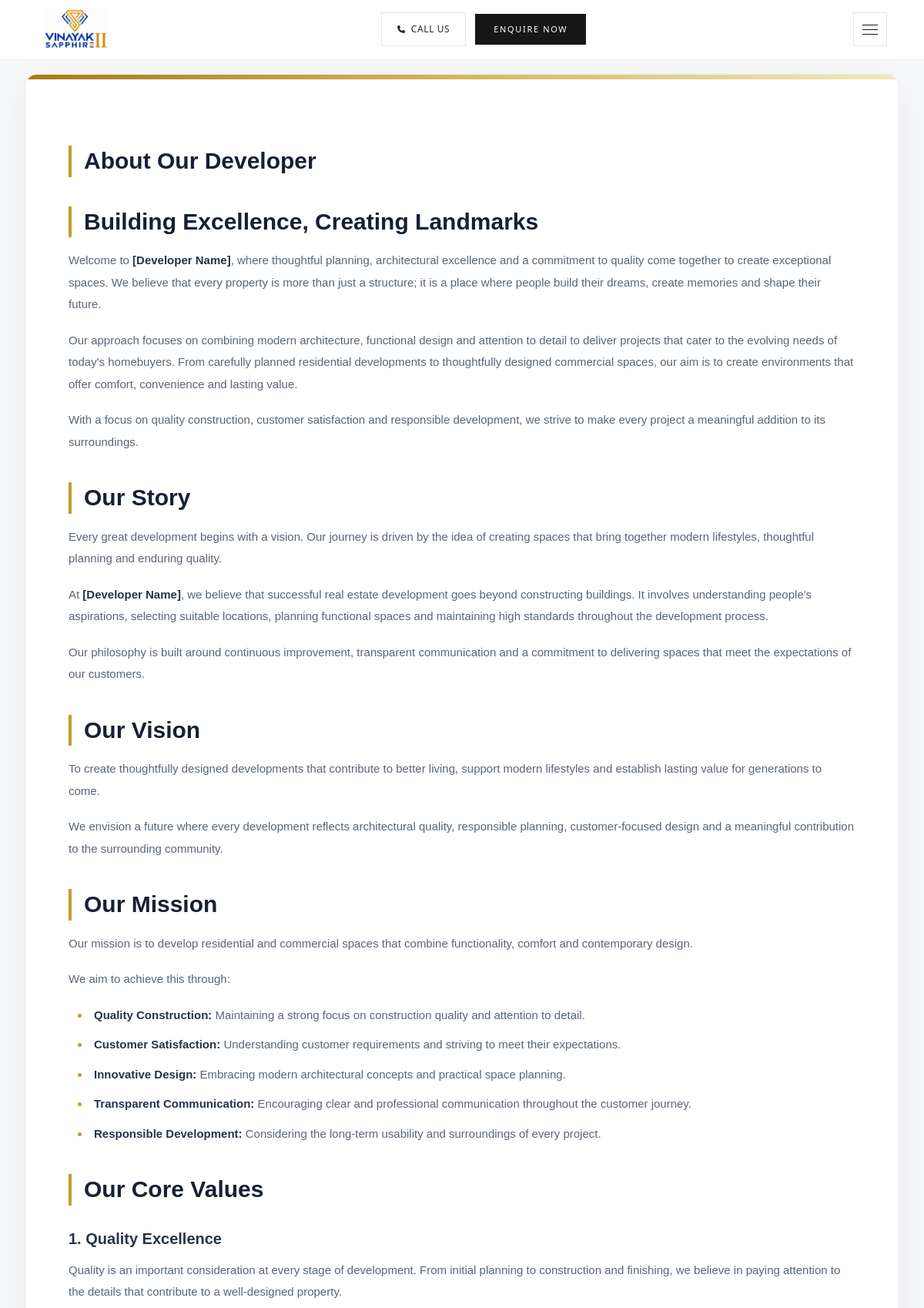
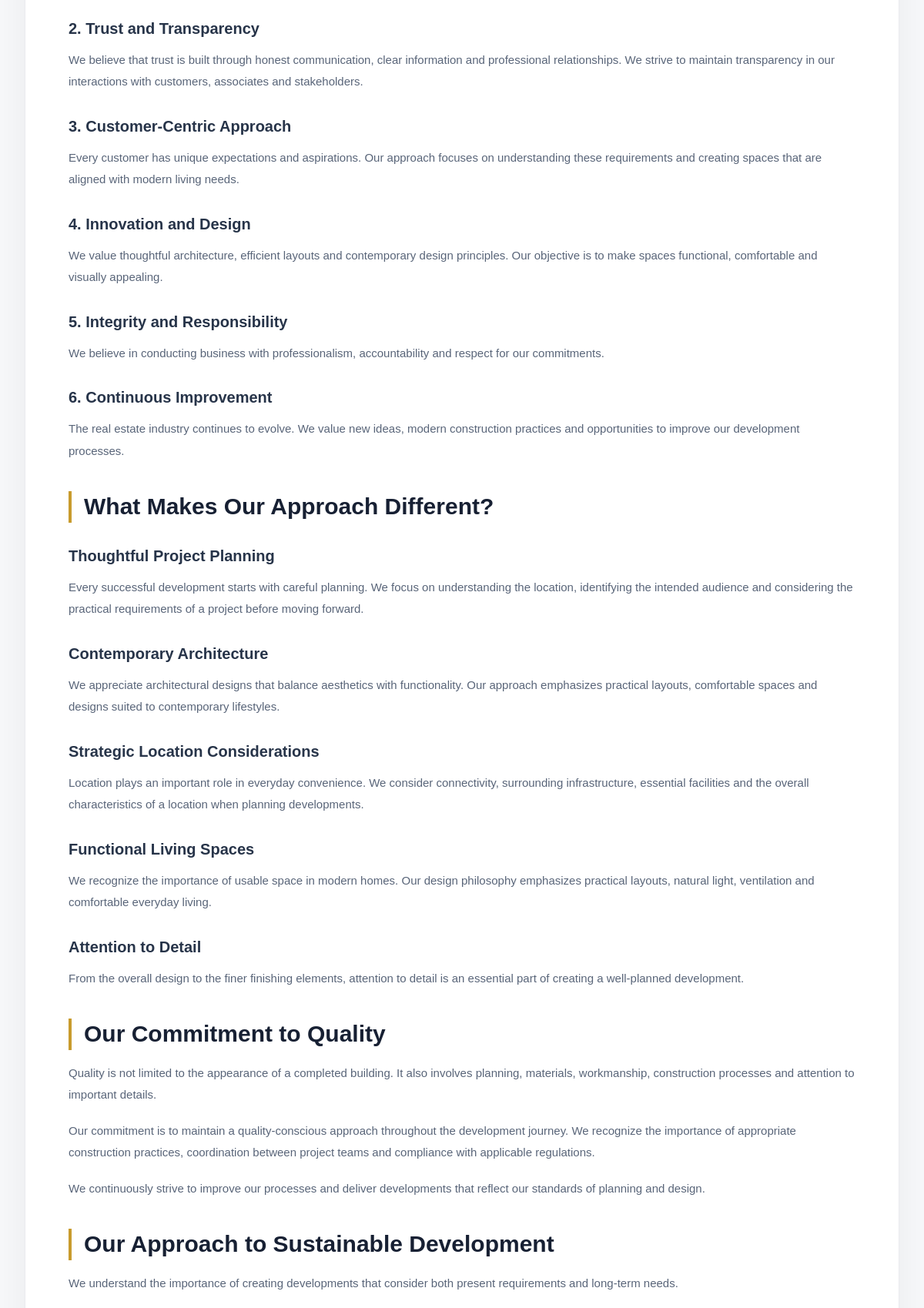
/developer/ (upper part), run on the app's committed database (2 pictures, top to bottom).
### apps/core/models/website.py (models this page shows, shortened)
class BaseModel(models.Model):
    id = models.UUIDField(
        primary_key=True,
        default=uuid.uuid4,
        editable=False,
    )
    is_active = models.BooleanField(default=True)
    created_at = models.DateTimeField(auto_now_add=True)
    updated_at = models.DateTimeField(auto_now=True)
    created_by = models.ForeignKey(
        settings.AUTH_USER_MODEL,
        on_delete=models.SET_NULL,
        null=True,
        blank=True,
        editable=False,
        related_name="%(app_label)s_%(class)s_created",
    )
    updated_by = models.ForeignKey(
        settings.AUTH_USER_MODEL,
        on_delete=models.SET_NULL,
        null=True,
        blank=True,
        editable=False,
        related_name="%(app_label)s_%(class)s_updated",
    )
    class Meta:
        abstract = True

class Setting(BaseModel):
    STATUS = (
        ("True", "True"),
        ("False", "False"),
    )
    site_name = models.CharField(max_length=150, blank=True, null=True)
    logo = models.ImageField(upload_to="settings/", blank=True, null=True)
    favicon = models.ImageField(upload_to="settings/", blank=True, null=True)
    offer_img = models.ImageField(upload_to="settings/", blank=True, null=True)
    offer_img2 = models.ImageField(upload_to="settings/", blank=True, null=True)
    search_bg = models.ImageField(upload_to="settings/", blank=True, null=True)
    Virtual_bg = models.ImageField(upload_to="settings/", blank=True, null=True)
    header_footer_color = models.CharField(max_length=150, blank=True, null=True)
    text_color = models.CharField(max_length=150, blank=True, null=True)
    button_color = models.CharField(max_length=150, blank=True, null=True)
    rera_color = models.CharField(max_length=150, blank=True, null=True)
    rera_number = models.CharField(max_length=150, blank=True, null=True)
    current_project_rera = models.CharField(max_length=150, blank=True, null=True)
    virtual_360_url = models.TextField(blank=True, null=True, )
    virtual_360_title = models.CharField(max_length=200, blank=True, null=True, default="360° Airspace Panorama",help_text="Heading/Title for 360 Section")
    googletagmanager = models.CharField(max_length=150, blank=True, null=True)
    recaptcha_secret_key = models.CharField(max_length=150, blank=True, null=True)
    recaptcha_site_key = models.CharField(max_length=150, blank=True, null=True)
    footer_link_text = models.CharField(max_length=150, blank=True, null=True)
    google_label = models.CharField(max_length=150, blank=True, null=True)
    google_map = models.CharField(max_length=1000, blank=True, null=True)
    address = models.CharField(max_length=500, blank=True, null=True)
    phone = models.CharField(max_length=15, blank=True, null=True)
    whatsapp = models.CharField(max_length=15, blank=True, null=True)
    linkexplore = models.CharField(max_length=150, blank=True, null=True)
    email = models.EmailField(max_length=100, blank=True, null=True)
    smtpserver = models.CharField(max_length=100, blank=True, null=True)
    smtpemail = models.EmailField(max_length=100, blank=True, null=True)
    smtppassword = models.CharField(max_length=100, blank=True, null=True)
    smtpport = models.CharField(max_length=10, blank=True, null=True)
    working_days = models.CharField(max_length=100, blank=True, null=True, help_text="Example: Mon - Sun")
    working_hours = models.CharField(max_length=100, blank=True, null=True, help_text="Example: 10:00 AM - 6:00 PM")
    meta_title = models.CharField(max_length=200, blank=True, null=True)
    meta_description = models.TextField(blank=True, null=True)
    meta_keywords = models.TextField(blank=True, null=True)
    footer_text = models.CharField(max_length=250, blank=True, null=True)
    copy_right = models.CharField(max_length=100, blank=True, null=True)
    privacy_policy_title = models.CharField(max_length=200, blank=True, null=True)
    privacy_policy_content = CKEditor5Field(blank=True, null=True)
    disclaimer_title = models.CharField(max_length=200, blank=True, null=True)
    disclaimer_content = CKEditor5Field(blank=True, null=True)
    terms_conditions = CKEditor5Field(blank=True, null=True)
    disclaimer = CKEditor5Field(blank=True, null=True)
    cookies = CKEditor5Field(blank=True, null=True)
    facebook = models.CharField(max_length=255, blank=True, null=True)
    instagram = models.CharField(max_length=255, blank=True, null=True)
    twitter = models.CharField(max_length=255, blank=True, null=True)
    youtube = models.CharField(max_length=255, blank=True, null=True)
    status = models.CharField(max_length=10, choices=STATUS, default="True", blank=True, null=True)
    class Meta:
        verbose_name = "Website Setting"
        verbose_name_plural = "0. Website Settings"
    def logo_tag(self):
        if self.logo:
            return mark_safe(f'<img src="{self.logo.url}" width="100" style="object-fit:contain;border-radius:6px;">')
        return "No Logo"
    logo_tag.short_description = "Logo"

### apps/properties/models.py (models this page shows, shortened)
class Project(MPTTModel, BaseModel):
    CALLING_STATUS_CHOICES = [
        ("New", "New"),
        ("Meeting", "Meeting"),
        ("FollowUp", "Follow Up"),
        ("Meeting_FollowUp", "Meeting-Follow Up"),
        ("Not Received", "Not Received"),
        ("Not Interested", "Not Interested"),
        ("Deal Done", "Deal Done"),
    ]
    BHK_CHOICES = (
        ('1 BHK', '1 BHK'), ('2 BHK', '2 BHK'), ('3 BHK', '3 BHK'), ('4 BHK', '4 BHK'),('5 BHK', '5 BHK'),
        ('6 BHK', '6 BHK'), ('7 BHK', '7 BHK'), ('8 BHK', '8 BHK'), ('9 BHK', '9 BHK'),
        ('10 BHK', '10 BHK'), ('10+ BHK', '10+ BHK'), ('Shop', 'Shop'),
    )
    CONSTRUCTION_STATUS_CHOICES = (
        ('Under Construction', 'Under Construction'), ('New Launch', 'New Launch'),
        ('Partially Ready To Move', 'Partially Ready To Move'), ('Ready To Move', 'Ready To Move'),
        ('Deleverd', 'Deleverd'),
    )
    MONTH_CHOICES = [
        ('January', 'January'), ('February', 'February'), ('March', 'March'), ('April', 'April'),
        ('May', 'May'), ('June', 'June'), ('July', 'July'), ('August', 'August'),
        ('September', 'September'), ('October', 'October'), ('November', 'November'), ('December', 'December'),
    ]
    OCCUPANCY_CERTIFICATE_CHOICES = (('Yes', 'Yes'),('No', 'No'), )
    COMMENCEMENT_CERTIFICATE_CHOICES = (('Yes', 'Yes'),('No', 'No'),)
    calling_status = models.CharField(
        max_length=25,
        choices=CALLING_STATUS_CHOICES,
        default="New",
        null=True,
        blank=True,
    )
    occupancy_certificate = models.CharField(max_length=25, choices=OCCUPANCY_CERTIFICATE_CHOICES,null=True, blank=True)
    commencement_certificate = models.CharField(max_length=25, choices=COMMENCEMENT_CERTIFICATE_CHOICES,null=True, blank=True)
    construction_status = models.CharField(max_length=25, choices=CONSTRUCTION_STATUS_CHOICES)
    property_type = models.ForeignKey(
        PropertyType,
        on_delete=models.PROTECT,
        related_name="projects",
    )
    parent = TreeForeignKey('self', blank=True, null=True, related_name='children', on_delete=models.CASCADE)
    project_name = models.CharField(max_length=250)
    developer = models.ForeignKey(
        Developer,
        on_delete=models.PROTECT,
        related_name="projects",
    )
    architect = models.ForeignKey(
        Architects,
        on_delete=models.PROTECT,
        related_name="projects",
        blank=True,
        null=True,
    )
    engineer = models.ForeignKey(
        Engineer,
        on_delete=models.PROTECT,
        related_name="projects",
        blank=True,
        null=True,
)
    city = models.ForeignKey(
        Location,
        on_delete=models.PROTECT,
        related_name="project_city",
        limit_choices_to={"location_type": LocationType.DISTRICT_CITY},
        null=True,
        blank=True,
    )
    locality = models.ForeignKey(
        Location,
        on_delete=models.PROTECT,
        related_name="projects_locality",
        limit_choices_to={"location_type": LocationType.LOCALITY_AREA},
        null=True,
        blank=True,
    )
    area = models.ForeignKey(
        Location,
        on_delete=models.PROTECT,
        related_name="projects_area",
        limit_choices_to={"location_type": LocationType.SUBLOCALITY_AREA},
        null=True,
        blank=True,
    )
    postal_code = models.ForeignKey(
        PostalCode,
        on_delete=models.PROTECT,
        related_name="projects",
        null=True,
        blank=True,
    )
    address = models.TextField(
        blank=True,
        null=True,
    )
    land_parcel = models.CharField(max_length=50,null=True, blank=True)
    bhk_type = MultiSelectField(choices=BHK_CHOICES, max_length=50,null=True, blank=True)
    floor = models.CharField(max_length=50,null=True, blank=True)
    possession_year = models.ForeignKey(PossessionIn, on_delete=models.PROTECT,null=True, blank=True)
    possession_month = models.CharField(max_length=20, choices=MONTH_CHOICES, blank=True, null=True, help_text="Select Possession Month")
    luxurious = models.CharField(max_length=50,null=True, blank=True)
    pricing = models.CharField(max_length=50,null=True, blank=True)
    youtube_embed_id = models.CharField(
        max_length=50,
        blank=True,
        null=True,
        verbose_name="YouTube Video ID"
    )
    featured_property = models.BooleanField(default=False)
    balcony = models.BooleanField(default=False)
    image = models.ImageField(
        upload_to="projects/",
        blank=True,
        null=True,
    )
    google_map_iframe = models.TextField(
        blank=True,
        null=True,
    )
    id = models.CharField(
        primary_key=True,
        max_length=20,
        editable=False,
    )
    slug = models.SlugField(unique=True, null=True, blank=True,max_length=555,)
    class Meta:
        ordering = ["-created_at"]
        verbose_name = "Project"
        verbose_name_plural = "4. Projects"
    def image_tag(self):
        if self.image:
            return mark_safe(
                f'<img src="{self.image.url}" height="60" />'
            )
        return "-"
    image_tag.short_description = "Image"
    class MPTTMeta:
        order_insertion_by = ['project_name']
    def get_absolute_url(self):
        return reverse("project_details", kwargs={'id': self.id, 'slug': self.slug})

class Developer(BaseModel):
    CALLING_STATUS_CHOICES = [
        ("New", "New"),
        ("Meeting", "Meeting"),
        ("FollowUp", "Follow Up"),
        ("Meeting_FollowUp", "Meeting-Follow Up"),
        ("Not Received", "Not Received"),
        ("Not Interested", "Not Interested"),
        ("Deal Done", "Deal Done"),
    ]
    title = models.CharField(max_length=150,unique=True,)
    city = models.ForeignKey(Location,on_delete=models.PROTECT,related_name="developers_city",limit_choices_to={"location_type": LocationType.DISTRICT_CITY},null=True,blank=True,)
    locality = models.ForeignKey(Location,on_delete=models.PROTECT,related_name="developer_locality",limit_choices_to={"location_type": LocationType.LOCALITY_AREA},null=True,blank=True,)
    area = models.ForeignKey(Location,on_delete=models.PROTECT,related_name="developer_area",limit_choices_to={"location_type": LocationType.SUBLOCALITY_AREA},null=True,blank=True,)
    postal_code = models.ForeignKey(PostalCode,on_delete=models.PROTECT,related_name="developers",null=True,blank=True,)
    address = models.TextField(blank=True,null=True,)
    contact_person = models.CharField(max_length=255,blank=True,null=True,)
    contact_no = models.CharField(max_length=20,blank=True,null=True,)
    email = models.EmailField(blank=True,null=True,)
    google_map = models.URLField(max_length=1000,blank=True,null=True,)
    web_site = models.URLField(max_length=300,blank=True,null=True,)
    keywords = models.CharField(max_length=255,blank=True,null=True,)
    about_developer = models.TextField(blank=True,null=True,)
    read_more = CKEditor5Field(blank=True, null=True)
    note = models.TextField(blank=True,null=True,)
    logo = models.ImageField(upload_to="developer/logo/",blank=True,null=True,)
    featured_builder = models.BooleanField(default=False)
    is_verified = models.BooleanField(default=False)
    is_featured = models.BooleanField(default=False)
    calling_status = models.CharField(max_length=25,choices=CALLING_STATUS_CHOICES,default="New",blank=True,null=True,)
    assigned_to = models.ForeignKey(settings.AUTH_USER_MODEL,on_delete=models.SET_NULL,related_name="developer_assigned",blank=True,null=True,)
    slug = models.SlugField(max_length=500,unique=True,blank=True,null=True,)
    id = models.CharField(primary_key=True,max_length=20,editable=False,)
    class Meta:
        ordering = ["-created_at"]
        verbose_name = "Developer"
        verbose_name_plural = "1. Developers"
    def __str__(self):
        return self.title
    def logo_preview(self):
        if self.logo:
            return mark_safe(
                f'<img src="{self.logo.url}" width="60" style="border-radius:6px;" />'
            )
        return "No Image"
    logo_preview.short_description = "Logo"

### apps/core/views.py (the view)
# urls.py: path('developer/', views.Developer, name='developer')
def Developer(request):
    return render(request, 'home/developer.html', get_common_context())

### templates/home/developer.html (shortened to what this page needs)
{% extends "home/base.html" %}
{% block content %}
<section class="relative overflow-hidden bg-[#f7f8fa] px-4 py-24s sm:px-6 sm:py-16 lg:px-8 lg:py-24">
    <div class="mx-auto w-full max-w-6xl">
        <div class="overflow-hidden rounded-2xl border border-gray-200/80 bg-white shadow-[0_12px_50px_rgba(15,23,42,0.06)]">
            <div class="h-1.5 w-full bg-gradient-to-r from-[#a77b13] via-[#d6b65d] to-[#f5e8b7]"></div>
            <div class="px-5 py-7 sm:px-9 sm:py-10 lg:px-14 lg:py-12">
                <div class="developer-content">
                    {{ project_obj.developer.read_more|safe }}
                </div>
            </div>
        </div>
    </div>
</section>
{% endblock content %}

### templates/home/header.html (shortened to what this page needs)
{% load static %}
<header id="siteHeader" class="fixed top-0 left-0 w-full z-[9999] bg-white/90 backdrop-blur-xl border-b border-black/[0.06] transition-all duration-300">
    <div class="max-w-[1500px] mx-auto px-5 sm:px-7 lg:px-10">
        <div class="h-[68px] lg:h-[76px] flex items-center justify-between gap-8 p-2">
            <a href="/" class="relative w-[80px] h-[76px] lg:w-[100px] lg:h-[84px] p-2 shrink-0 flex items-center justify-center overflow-visible">
                {% if settings_obj.logo %}
                    <img src="{{settings_obj.logo.url}}" alt="{{settings_obj.site_name}}" class="w-full h-full object-contain">
                {% else %}
                    <img src="" alt="{{settings_obj.site_name}}" class="w-full h-full object-contain">
                {% endif %}
            </a>
            <div class="hidden md:flex items-center gap-3 shrink-0">
                <a href="tel:+91{{settings_obj.phone}}" class="hidden lg:flex items-center gap-2 px-5 py-3 text-[12px] font-medium tracking-wider uppercase text-neutral-800 border border-black/10 hover:border-[#a8874b] hover:text-[#9b793f] transition-all duration-300">
                    <i class="fa-solid fa-phone text-[10px]"></i>
                    <span>Call Us</span>
                </a>
                <a href="{% url "contact" %}" class="px-5 lg:px-6 py-3 bg-neutral-900 text-white text-[11px] font-medium tracking-[0.15em] uppercase hover:bg-[#a8874b] transition-all duration-300">
                    Enquire Now
                </a>
            </div>
            <button id="menuButton" type="button" aria-label="Open Menu" class="xl:hidden w-11 h-11 flex flex-col items-center justify-center gap-[5px] border border-black/10">
                <span class="menu-line line-1 block w-5 h-[1px] bg-neutral-900"></span>
                <span class="menu-line line-2 block w-5 h-[1px] bg-neutral-900"></span>
                <span class="menu-line line-3 block w-5 h-[1px] bg-neutral-900"></span>
            </button>
        </div>
    </div>
</header>

### data on the page
Setting: logo (picture)
Project: developer.read_more "About Our Developer Building Excellence, Creating Landmarks Welcome to [Developer Name] , where thoughtful planning, architectural excellence and a commitment to quality come together to create exceptional spaces. We believe that every property is more than just a structure; it is a place where people build their dreams, create memories and shape their future. Our approach focuses on combining modern architecture, functional design and attention to detail to deliver projects that cater to the evolving needs of today's homebuyers. From carefully planned residential developments to thoughtfully designed commercial spaces, our aim is to create environments that offer comfort, convenience and…"
